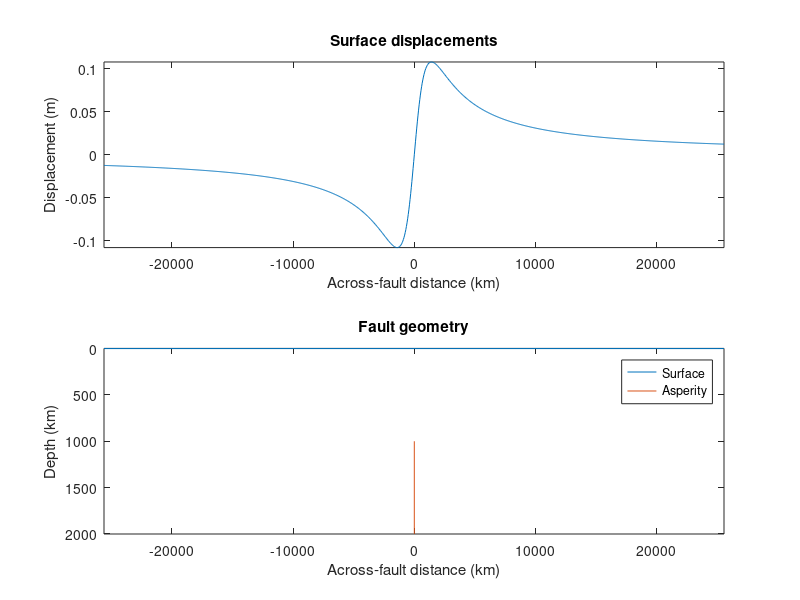
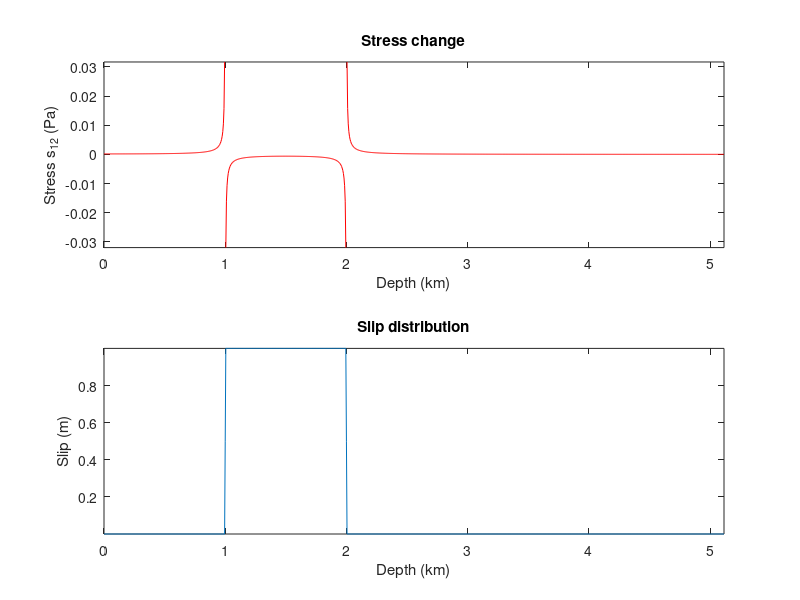
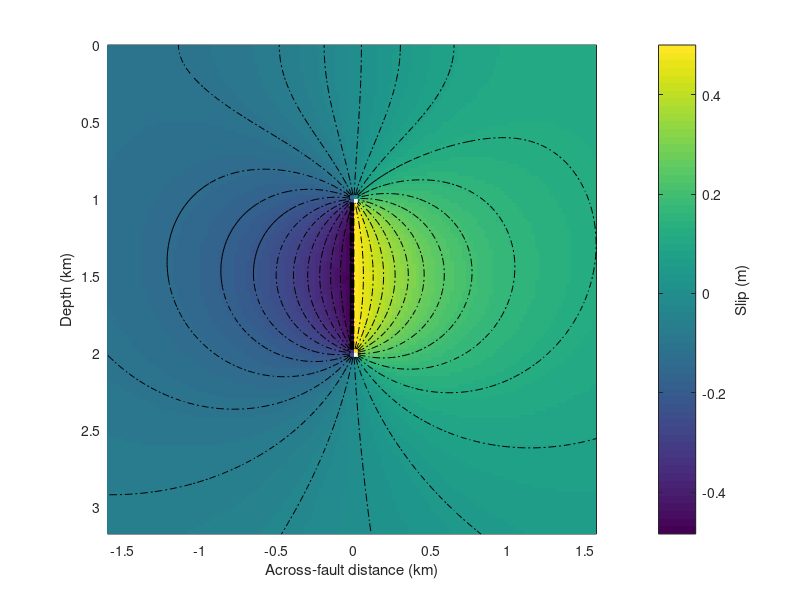
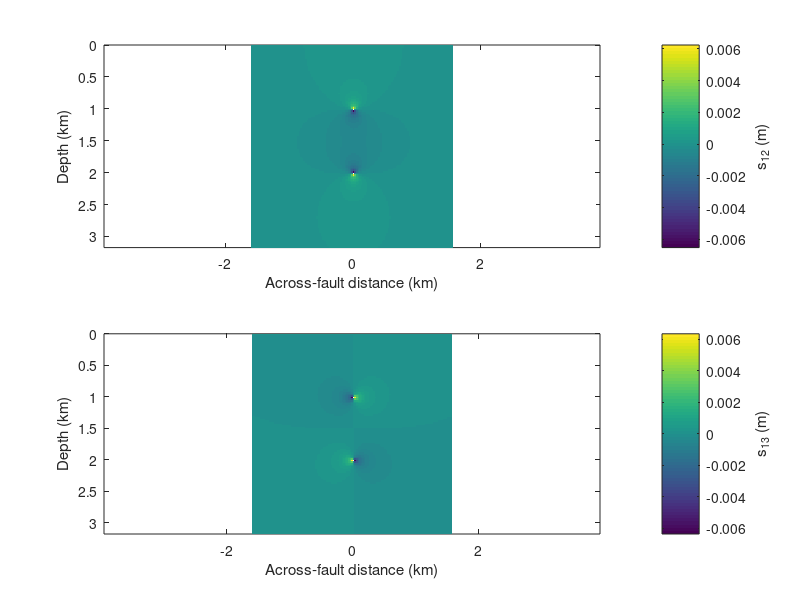

The MATLAB source for these figures, in order:
%% % % % % % % % % % % % % % % % % % % % % % % % % % % % % % % % %
%
% Antiplane deformation: displacements and stress.
%
% We use the following coordinate system for the 
% description of the geometry.
%
%                 N x1 (displacement in this direction only)
%                /
%               / 
%   y1,y2,y3 ->@--------------  x2 (Matlab x)
%              |
%              :
%              | 
%              :
%              Z x3 (Matlab y)
%
% Fault slip occurs along the x3 direction. Positive
% displacement is pointing in the x1 direction.
%
% % % % % % % % % % % % % % % % % % % % % % % % % % % % % % % %%

u1h=@(x2,x3,y2,y3,W) ...
    (+atan((x3-y3)./(x2-y2))-atan((x3+y3)./(x2-y2)) ...
     -atan((x3-y3-W)./(x2-y2))+atan((x3+y3+W)./(x2-y2)) ...
    )/2/pi;

G=1;

s12h=@(x2,x3,y2,y3,W) G*( ...
    -(x3-y3)./((x2-y2).^2+(x3-y3).^2)+(x3+y3)./((x2-y2).^2+(x3+y3).^2) ...
    +(x3-y3-W)./((x2-y2).^2+(x3-y3-W).^2)-(x3+y3+W)./((x2-y2).^2+(x3+y3+W).^2) ...
    )/2/pi;

s13h=@(x2,x3,y2,y3,W) G*( ...
    (x2-y2)./((x2-y2).^2+(x3-y3).^2)-(x2-y2)./((x2-y2).^2+(x3+y3).^2) ...
   -(x2-y2)./((x2-y2).^2+(x3-y3-W).^2)+(x2-y2)./((x2-y2).^2+(x3+y3+W).^2) ...
    )/2/pi;


% fault geometry
s=1;
y2=0;
y3=1e3;
y2=0;
W=1e3;

%% surface displacement profile

N=1024;
dx2=0.05e3;
x2=(-N/2:N/2-1)'*dx2;
u1=s*u1h(x2,0,y2,y3,W);

figure(1);
clf;set(gcf,'Name','Antiplane deformation');
subplot(2,1,1);cla;
hold on, box on
plot(x2,u1), shading flat;
title('Surface displacements');
xlabel('Across-fault distance (km)');
ylabel('Displacement (m)');
axis tight

subplot(2,1,2);cla;
hold on, box on
plot(x2([1,end]),[0 0]);
plot([0 0],[y3 y3+W]);
title('Fault geometry');
xlabel('Across-fault distance (km)');
ylabel('Depth (km)');
set(gca,'YDir','Reverse');
set(gca,'ylim',[-2 y3+W+1]);
set(gca,'xlim',x2([1,end]))
legend('Surface','Asperity')


%% cross section of stress

N=1024;
dx3=0.005e3;
x3=(0:N-1)'*dx3;
s12=s*s12h(0,x3,y2,y3,W);

figure(2);
clf;set(gcf,'Name','Stress change & singularities');
subplot(2,1,1);cla;
hold on, box on
plot(x3/1e3,s12,'r'), shading flat;
title('Stress change');
xlabel('Depth (km)');
ylabel('Stress s_{12} (Pa)');
axis tight

subplot(2,1,2);cla;
hold on, box on
plot(x3/1e3,2*s*u1h(0.001,x3,y2,y3,W));
title('Slip distribution');
xlabel('Depth (km)');
ylabel('Slip (m)');
axis tight

%% displacement cross section

M=128;
N=128;
dx2=0.025e3;
dx3=0.025e3;
[x2,x3]=meshgrid((-N/2:N/2-1)'*dx2,(0:M-1)*dx3);
u1=s*u1h(x2,x3,y2,y3,W);
s12=s*s12h(x2,x3,y2,y3,W);
s13=s*s13h(x2,x3,y2,y3,W);

figure(3);
clf;set(gcf,'Name','Antiplane displacements');
hold on, box on
pcolor(x2/1e3,x3/1e3,u1), shading flat;
contour(x2/1e3,x3/1e3,u1,25,'k-.')
h=colorbar();
ylabel(h,'Slip (m)');
xlabel('Across-fault distance (km)');
ylabel('Depth (km)');
set(gca,'YDir','Reverse');
axis equal tight

figure(4);
clf;set(gcf,'Name','Antiplane stress');
subplot(2,1,1);cla;
hold on, box on
pcolor(x2/1e3,x3/1e3,s12), shading flat;
h=colorbar();
ylabel(h,'s_{12} (m)');
xlabel('Across-fault distance (km)');
ylabel('Depth (km)');
set(gca,'YDir','Reverse');
axis equal tight

subplot(2,1,2);cla;
hold on, box on
pcolor(x2/1e3,x3/1e3,s13), shading flat;
h=colorbar();
ylabel(h,'s_{13} (m)');
xlabel('Across-fault distance (km)');
ylabel('Depth (km)');
set(gca,'YDir','Reverse');
axis equal tight

%% cross section of stress
figure(4);



